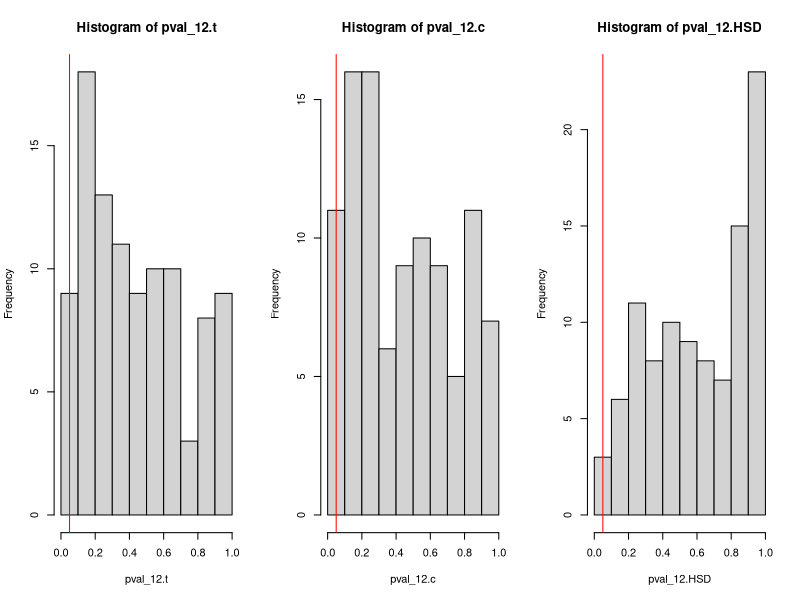
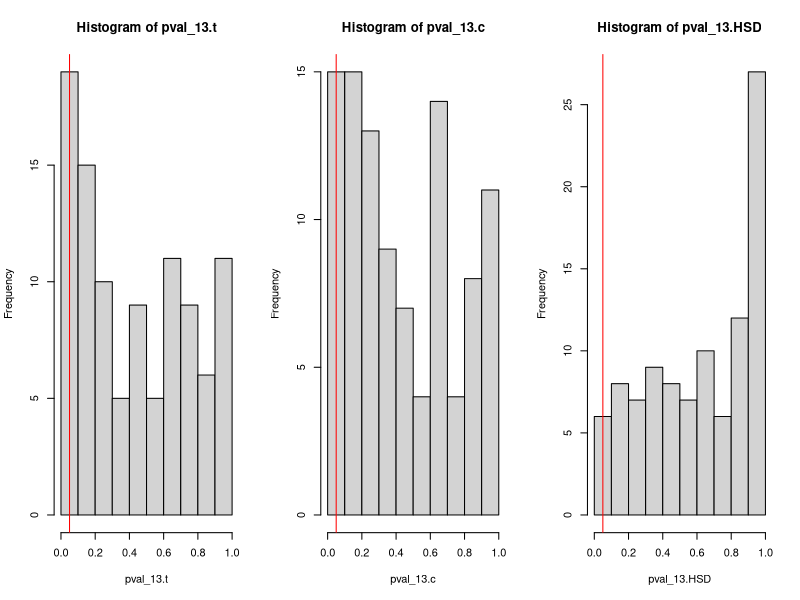
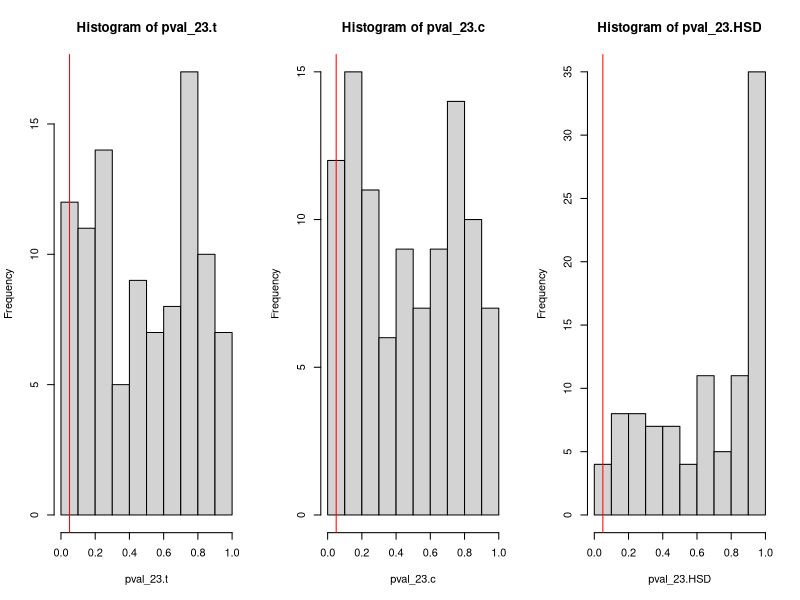

These figures' R source, in order:
#######################
# Section 7, Stat 139 #
#       ANOVA II      #
#      10/22/15       #
#    Reagan Rose      #
#######################

#### EXERCISE 1 ####
group1 = c(4,3.5,5,3,2)
group2 = c(3,2,0,2,2)
group3 = c(1,0,1,2,1)
means = c(mean(group1), mean(group2), mean(group3))
sds = c(sd(group1),sd(group2),sd(group3))
n=c(5,5,5)

vals = c(group1,group2,group3)
groups = c(rep(1,5), rep(2,5), rep(3,5))

# Run the ANOVA
data = data.frame(vals,groups)
model = aov(data$vals~factor(data$groups))
summary(model)

# Pairwise t-tests
t.test(group1,group2, pooled.var=T)$p.value*3
t.test(group1,group3, pooled.var=T)$p.value*3
t.test(group2,group3, pooled.var=T)$p.value*3

# Contrast tests
Sp2 = sum((n-1)*sds^2)/ (sum(n)-length(n))
df = sum(n)-length(n)

#Testing group 1 versus group 2
a = c(1,-1,0)
T_num = sum(a*means)
T_denom = sqrt(Sp2) * sqrt(sum(a^2/n))
T = T_num / T_denom
p.val = 2*(1-pt(T,df))

p.val*3

#Testing group 1 versus group 3
a = c(1,0,-1)
T_num = sum(a*means)
T_denom = sqrt(Sp2) * sqrt(sum(a^2/n))
T = T_num / T_denom
p.val = 2*(1-pt(T,df))

p.val*3

#Testing group 2 versus group 3
a = c(0,1,-1)
T_num = sum(a*means)
T_denom = sqrt(Sp2) * sqrt(sum(a^2/n))
T = T_num / T_denom
p.val = 2*(1-pt(T,df))

p.val*3

# Tukey's method
TukeyHSD(model) # the easiest way

# the harder way
numgroups = 3
nobs = 15
nbar = mean(n)
alpha = 0.05

q = qtukey(1-alpha,numgroups,nobs - numgroups)/sqrt(2)
alpha_tukey=2*(1-pt(q,df=nobs-numgroups))

# APPROXIMATION to the Tukey
t.test(group1,group2,pooled.var=T)$p.value
t.test(group1,group3,pooled.var=T)$p.value
t.test(group2,group3,pooled.var=T)$p.value

# the hardest way
nbar = mean(n)
nobs = 15
I = 3

t_obs1 = (means[1]-means[2])/sqrt(Sp2/nbar)
t_obs2 = (means[1]-means[3])/sqrt(Sp2/nbar)
t_obs3 = (means[2]-means[3])/sqrt(Sp2/nbar)

1-ptukey(t_obs1, I, nobs-I)
1-ptukey(t_obs2, I, nobs-I)
1-ptukey(t_obs3, I, nobs-I)



#### EXERCISE 2 ####

# Simulate some data

n.sim = 100

# Initalize some vectors where we'll put our simulation values
pval_12.t = pval_13.t = pval_23.t = c() #t-tests
pval_12.c = pval_13.c = pval_23.c = c() #contrast tests
pval_12.HSD = pval_13.HSD = pval_23.HSD = c() #Tukey's HSD

# Initialize all of our given numbers
alpha = 0.05
n = 15
numgroups = 3
numtests = choose(numgroups,2)
alpha_bonferroni = alpha / numtests

q = qtukey(1-alpha,numgroups,n - numgroups)/sqrt(2)
alpha_tukey=2*(1-pt(q,df=n-numgroups))

for (i in 1:n.sim){
# First we generate data from 3 groups
x1 = rnorm(5, mean=1, sd=1)
x2 = rnorm(5, mean=1, sd=1)
x3 = rnorm(5, mean=1, sd=1)

x = c(x1,x2,x3)
groups = rep(1:3, each=5)
k = 3

# Pairwise t-tests
alpha = 0.05
pval_12.t[i]=t.test(x1,x2,var.equal=T)$p.value #multiply by k to correct for multiple comparisons
pval_13.t[i]=t.test(x1,x3,var.equal=T)$p.value
pval_23.t[i]=t.test(x2,x3, var.equal=T)$p.value

# Contrast tests
means = c(mean(x1), mean(x2), mean(x3))
sds = c(sd(x1), sd(x2), sd(x3))
n = c(5,5,5)
Sp2 = sum((n-1)*sds^2)/ (sum(n)-length(n))
df = sum(n)-length(n)

a = c(1,-1,0)
T_num = sum(a*means)
T_denom = sqrt(Sp2) * sqrt(sum(a^2/n))
T = abs(T_num / T_denom)
pval_12.c[i] = 2*(1-pt(T,df))


a = c(1,0,-1)
T_num = sum(a*means)
T_denom = sqrt(Sp2) * sqrt(sum(a^2/n))
T = abs(T_num / T_denom)
pval_13.c[i] = 2*(1-pt(T,df))


a = c(0,1,-1)
T_num = sum(a*means)
T_denom = sqrt(Sp2) * sqrt(sum(a^2/n))
T = abs(T_num / T_denom)
pval_23.c[i] = 2*(1-pt(T,df))

# Tukey's HSD
model = aov(x~factor(groups))
tukeytest = TukeyHSD(model)
tukeytest_pvals = as.vector(tukeytest[[1]][,4])
pval_12.HSD[i]=tukeytest_pvals[1]
pval_13.HSD[i]=tukeytest_pvals[2]
pval_23.HSD[i]=tukeytest_pvals[3]
}

par(mfrow=c(1,3))
hist(pval_12.t)
abline(v=0.05, col="red")
hist(pval_12.c)
abline(v=0.05, col="red")
hist(pval_12.HSD)
abline(v=0.05, col="red")

# Compares Type I Error rate for mean difference between groups 1 and 2
mean(pval_12.t <= alpha_bonferroni)
mean(pval_12.c <= alpha_bonferroni)
mean(pval_12.HSD <= alpha)

par(mfrow=c(1,3))
hist(pval_13.t)
abline(v=0.05, col="red")
hist(pval_13.c)
abline(v=0.05, col="red")
hist(pval_13.HSD)
abline(v=0.05, col="red")

# Compares Type I Error rate for mean difference between groups 1 and 3
mean(pval_13.t <= alpha_bonferroni)
mean(pval_13.c <= alpha_bonferroni)
mean(pval_13.HSD <= alpha)



par(mfrow=c(1,3))
hist(pval_23.t)
abline(v=0.05, col="red")
hist(pval_23.c)
abline(v=0.05, col="red")
hist(pval_23.HSD)
abline(v=0.05, col="red")

# Compares Type I Error rate for mean difference between groups 2 and 3
mean(pval_23.t <= alpha_bonferroni)
mean(pval_23.c <= alpha_bonferroni)
mean(pval_23.HSD <= alpha)
par(mfrow=c(1,1))
